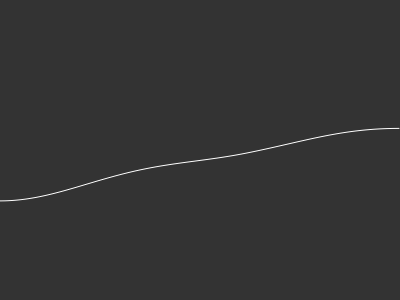
Frame 1 (no input)
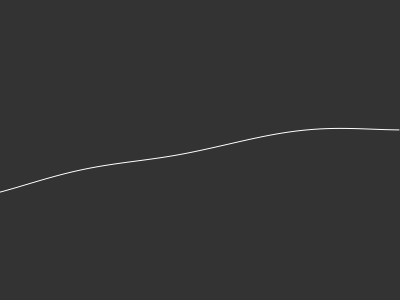
Frame 60 (no input)
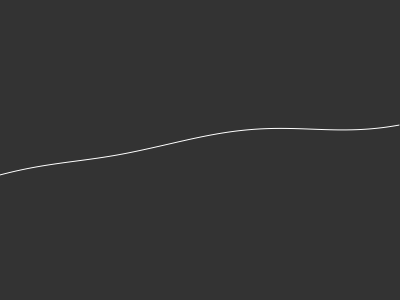
Frame 120 (the mouse pressed at the canvas centre since frame 60)

The p5.js sketch that drew these frames (run headless with seeded random() and noise() and a simulated clock; from frame 60 on, the mouse is pressed at the canvas centre):

// p5.js sketch
// ── sketch.js
var start = 0;
var inc = 0.001;

function setup() {
  createCanvas( 400,300 );
}

function draw() {
  background( 51 );

  beginShape();
  var xoff = start;

  for ( var x = 0; x < width; x++ ) {
    stroke( 255 );
    noFill();
    y = noise( xoff );
    vertex( x, map( y, 0, 1, 0, height ));
    xoff += inc;
  }

  endShape();
  start += inc;

}
